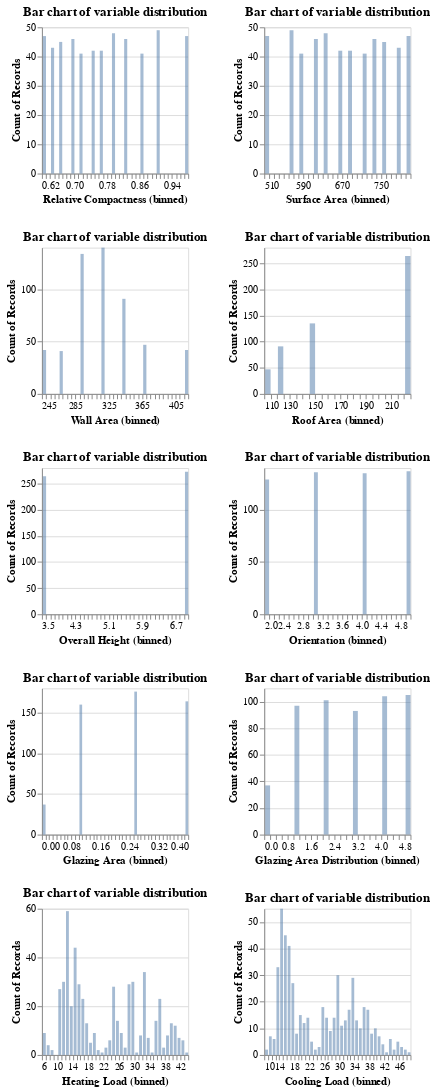

Here is the notebook cell this chart was saved with:
### Markdown cell above
**NOTE: The following EDA can be conducted using 'eda_script_plots_update.py' in the energy_efficiency_analysis/src folder**

### Code cell
# check the distribution of all variables
column_list = train_df.columns.tolist()

distri_chart = alt.Chart(train_df, 
                         title = 'Bar chart of variable distribution'
                        ).mark_bar(opacity = 0.5).encode(
    alt.X (alt.repeat(),
           type = 'quantitative',
          bin = alt.Bin(maxbins = 45)),
    alt.Y('count()', stack = None),
    tooltip = 'count()'
).properties(width = 150,
            height = 150).repeat(
repeat = column_list,
columns = 2)

distri_chart

### Figure 1 — Vega-Lite specification as saved in the notebook (floating-point values rounded to 4 significant figures; data arrays with more than 128 entries replaced by an {"elided": "..."} marker saying what was removed)
{"$schema": "https://vega.github.io/schema/vega-lite/v4.17.0.json", "columns": 2, "config": {"view": {"continuousHeight": 300, "continuousWidth": 400}}, "datasets": {"data-6f853e7087029a474ca9fa67d7e519bb": {"elided": "537 records"}}, "repeat": ["Relative Compactness", "Surface Area", "Wall Area", "Roof Area", "Overall Height", "Orientation", "Glazing Area", "Glazing Area Distribution", "Heating Load", "Cooling Load"], "spec": {"data": {"name": "data-6f853e7087029a474ca9fa67d7e519bb"}, "encoding": {"tooltip": {"aggregate": "count", "type": "quantitative"}, "x": {"bin": {"maxbins": 45}, "field": {"repeat": "repeat"}, "type": "quantitative"}, "y": {"aggregate": "count", "stack": null, "type": "quantitative"}}, "height": 150, "mark": {"opacity": 0.5, "type": "bar"}, "title": "Bar chart of variable distribution", "width": 150}}
